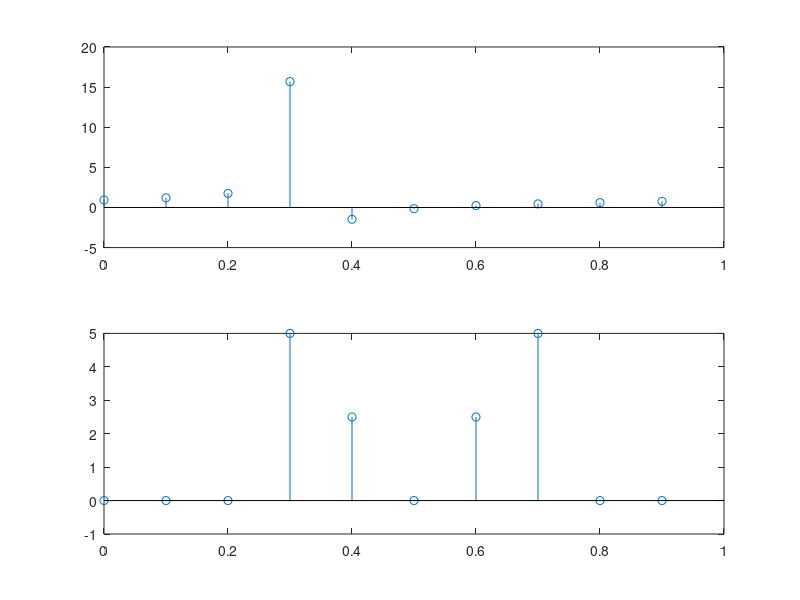
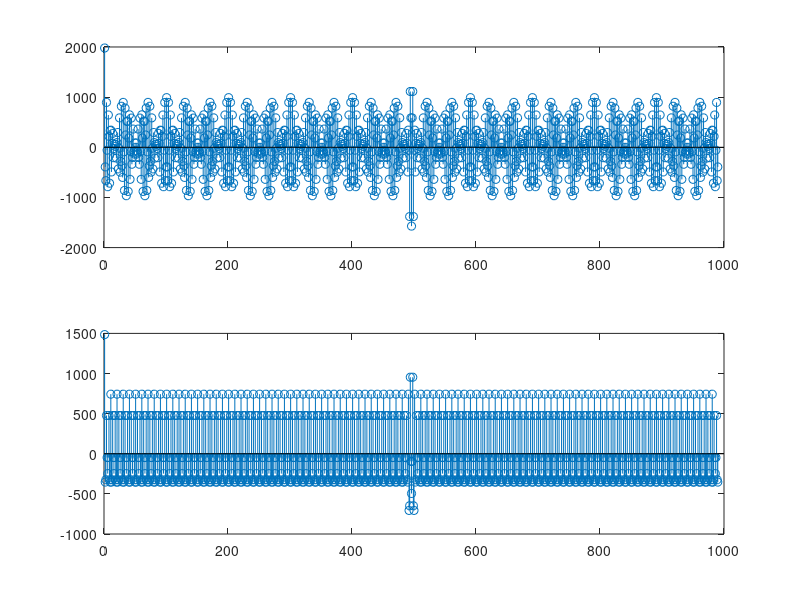
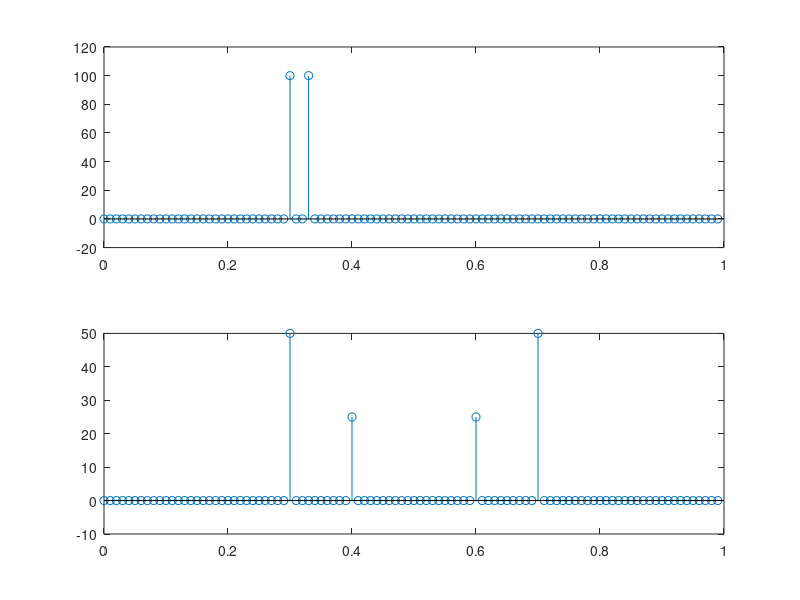
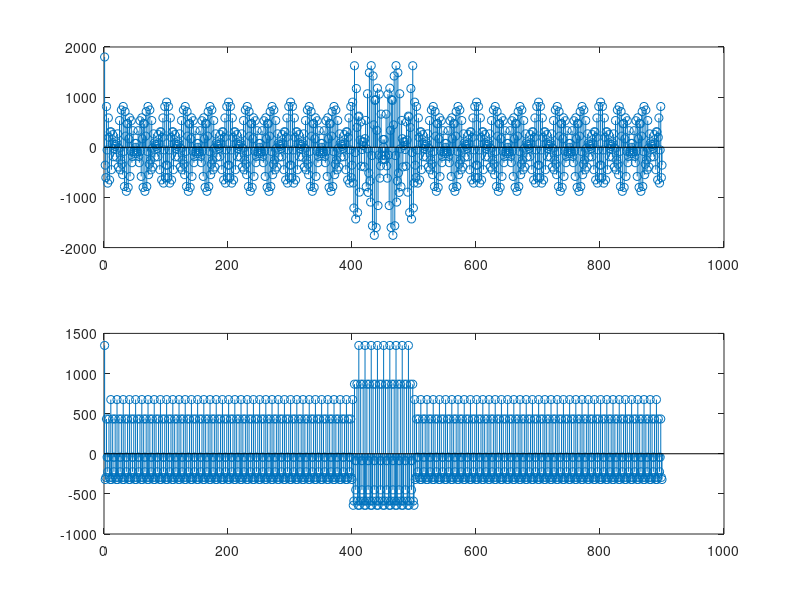

Reproduce these figures in MATLAB, in order.
%% Lab5 PartA
clc;
N = 10;
n = (0 : N-1);
x1 = exp(1i*2*pi*n*30/100) + exp(1i*2*pi*n*33/100);
x2 = cos(2*pi*n*30/100) + 0.5*cos(2*pi*n*40/100);
fr = n/N;
X1 = fft(x1);
X2 = fft(x2);

figure;
subplot(2,1,1)
stem(fr,real(X1))
subplot(2,1,2)
stem(fr, real(X2))

%2
clc;
N = 500;
n = (0 : N-1);
x1 = exp(j*2*pi*n*30/100) + exp(j*2*pi*n*33/100);
x2 = cos(2*pi*n*30/100) + 0.5*cos(2*pi*n*40/100);

x_1 = [x1,zeros(1,490)];
X_1 = fft(x_1);
x_2 = [x2,zeros(1,490)];
X_2 = fft(x_2);

figure;
subplot(2,1,1);
stem(fft(real(X_1)));
subplot(2,1,2);
stem(fft(real(X_2)));

%3
clc;
N = 100;
n = (0 : N-1);
x1 = exp(1i*2*pi*n*30/100) + exp(1i*2*pi*n*33/100);
x2 = cos(2*pi*n*30/100) + 0.5*cos(2*pi*n*40/100);
fr = n/N;
X1 = fft(x1);
X2 = fft(x2);

figure;
subplot(2,1,1)
stem(fr,real(X1))
subplot(2,1,2)
stem(fr, real(X2))

%4
N = 500;
n = (0 : N-1);
x1 = exp(j*2*pi*n*30/100) + exp(j*2*pi*n*33/100);
x2 = cos(2*pi*n*30/100) + 0.5*cos(2*pi*n*40/100);

x_1 = [x1,zeros(1,400)];
X_1 = fft(x_1);
x_2 = [x2,zeros(1,400)];
X_2 = fft(x_2);

figure;
subplot(2,1,1);
stem(fft(real(X_1)));
subplot(2,1,2);
stem(fft(real(X_2)));







